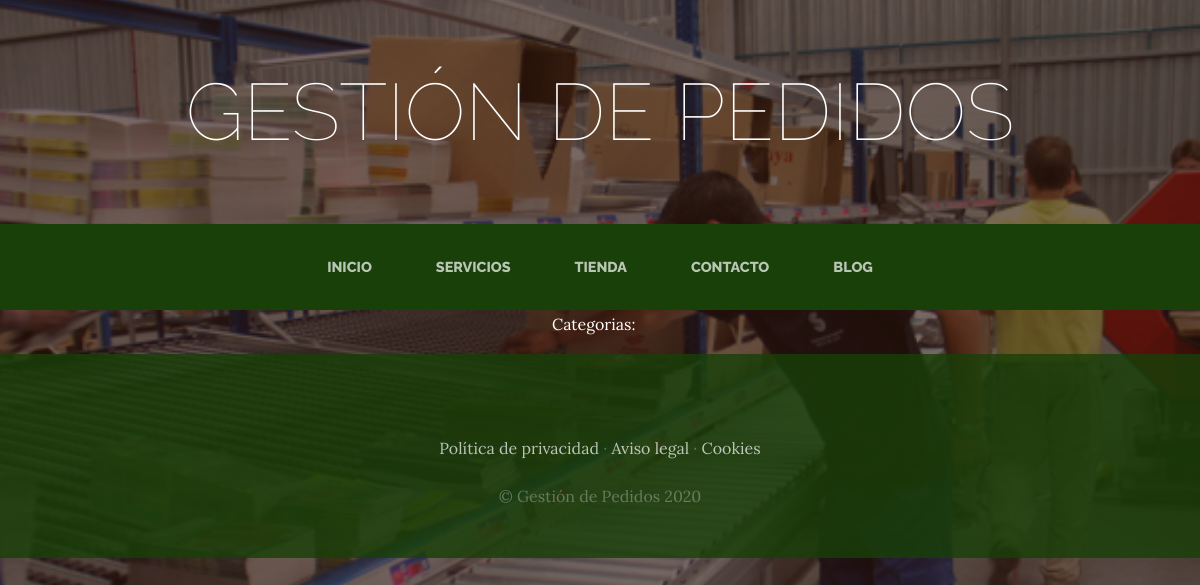
Before: /blog/Categoria/2/ with the older database file.
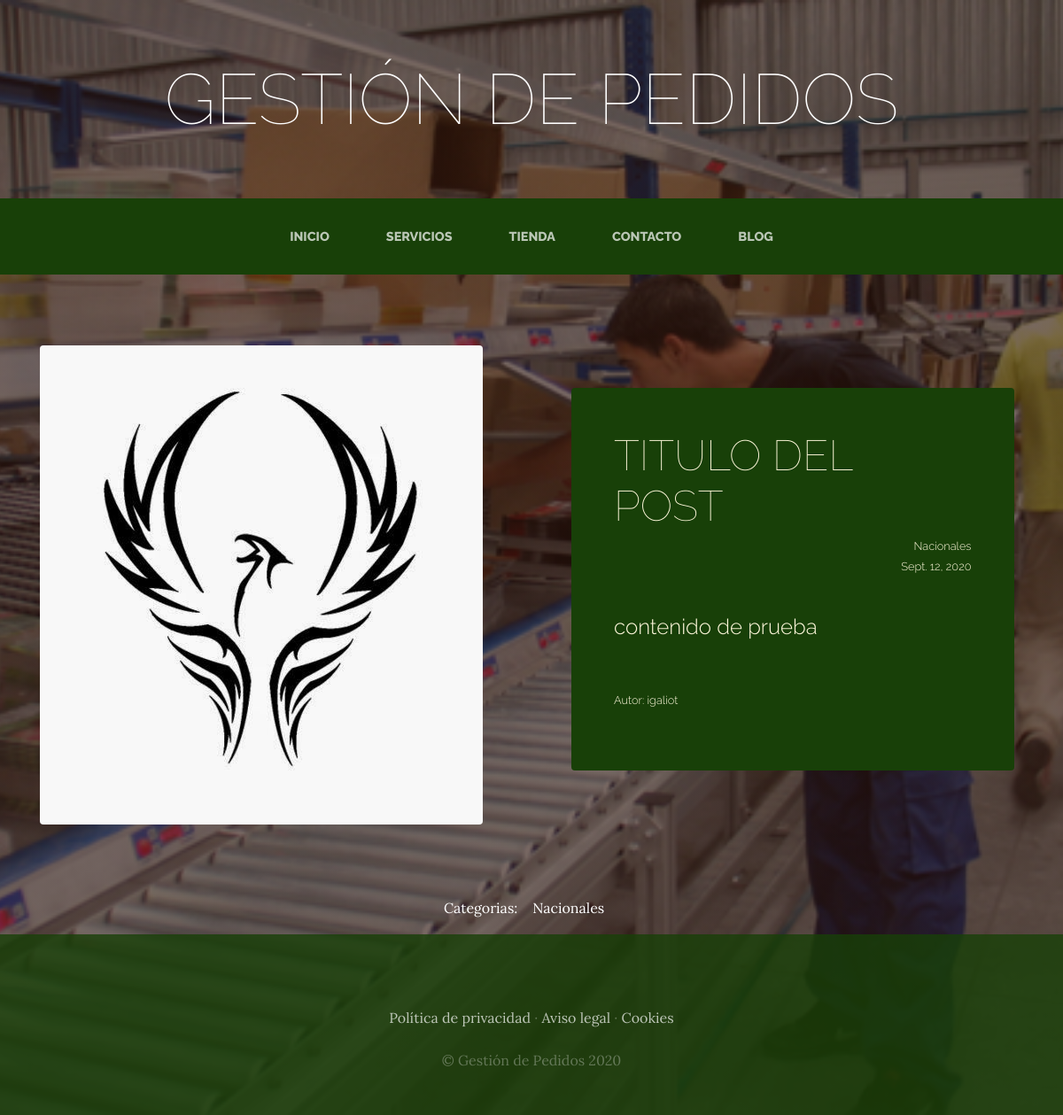
After: the same page with the newer database file.
### WebAppBlog/models.py (models this page shows, shortened)
class post(models.Model):
    titulo = models.CharField(
        max_length=50, verbose_name="Título del post")
    contenido = models.CharField(
        max_length=512, verbose_name="Contenido del post")
    imagen = models.ImageField(
        verbose_name="Imagen del servicio", upload_to='blog/img', null=True, blank=True)
    autor = models.ForeignKey(User, on_delete=models.CASCADE)
    categorias = models.ManyToManyField(categoria)
    created = models.DateField(
        auto_now_add=True, verbose_name="Fecha de creación")
    updated = models.DateField(
        auto_now_add=True, verbose_name="Fecha de actualización")
    class Meta:
        verbose_name = "post"
        verbose_name_plural = "posts"

class categoria(models.Model):
    nombre = models.CharField(
        max_length=50, verbose_name="Categoria")
    created = models.DateField(
        auto_now_add=True, verbose_name="Fecha de creación")
    updated = models.DateField(
        auto_now_add=True, verbose_name="Fecha de actualización")
    class Meta:
        verbose_name = "Categoria"
        verbose_name_plural = "Categorias"

### WebAppBlog/views.py (the view)
# urls.py: path('Categoria/<int:categoria_id>/', views.categoria, name="Categoria"),
def categoria(request, categoria_id):
    posts = post.objects.filter(categorias=categoria_id)
    return render(request, "WebAppBlog/Categoria.html", {"categoria": categoria_id, "posts": posts})

### WebAppBlog/templates/WebAppBlog/Categoria.html
{% extends 'WebAppProject/base.html' %} {% load static %} {% block content %}
{%for post in posts%}
<section class="page-section clearfix">
  <div class="container">
    <div class="intro">
      <img
        class="intro-img img-fluid mb-3 mb-lg-0 rounded"
        src="{{post.imagen.url}}"
        alt="{{post.titulo}}"
        style="width: 500px"
      />
      <div class="intro-text left-0 text-center bg-faded p-5 rounded">
        <h2 class="section-heading mb-4">
          <span class="section-blog-title">{{post.titulo}}</span>
          <span class="section-blog-cat">
            {%for categoria in post.categorias.all%}
              {{categoria.nombre}}
            {% endfor %}
          </span>
          <span class="section-blog-data">{{post.updated}}</span>
          <br />
          <span class="section-blog-content">{{post.contenido}}</span>
          <span class="section-blog-author">Autor: {{post.autor}}</span>
        </h2>
      </div>
    </div>
  </div>
</section>
{% endfor %}
<section>
  <div class="section-categories">
    <p>
      Categorias:&nbsp;&nbsp;&nbsp;
      {%for post in posts%}
        {%for categoria in post.categorias.all%}
          {{categoria.nombre}} &nbsp;&nbsp;&nbsp;
        {% endfor %}
      {% endfor %}
    </p>
  </div>
</section>
{% endblock %}

Changed rows visible on the page:
added post: imagen (picture), titulo "TITULO DEL POST", updated "Sept. 12, 2020", contenido "contenido de prueba", autor "igaliot"
added categoria: nombre "Nacionales"
